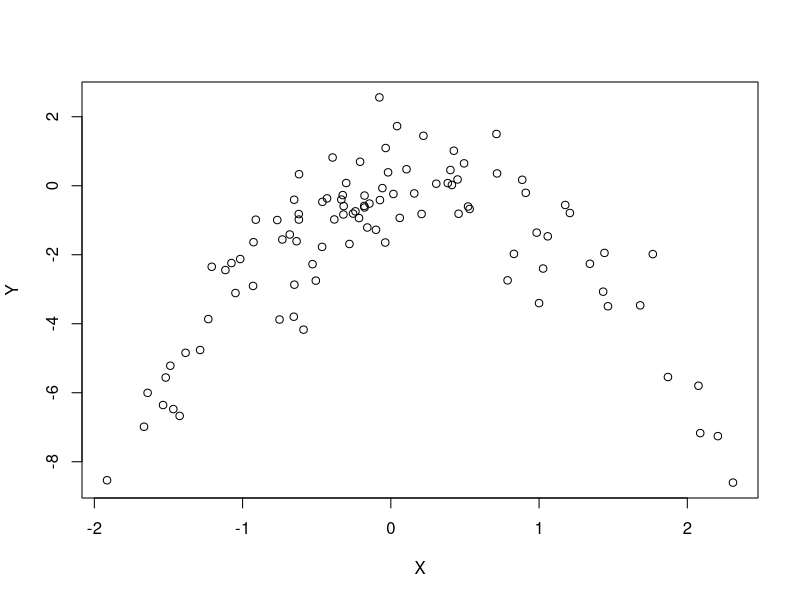

Here is the R script that generated this plot:
# Now we are going to perform a cross validation on a simulated dataset

## a)
# Generating dataset as follows
set.seed(1)
y = rnorm(100)
x = rnorm(100)

y = x-2*x^2+rnorm(100)
# Here n is 100 , number of observations and
# p is number of predictors, and p=2

## b)
plot(x,y,xlab = "X",ylab = "Y")
# It resembles a parabola

## c)
# setting a random seed
set.seed(42)
# loading the boot library which has cv.glm() function
library(boot)
?data.frame
datahere = data.frame(x,x^2,x^3,x^4,y)
names(datahere)
attach(datahere)

# Using different fits as specified in the example we are going to fit each model
# i)
# We are using linear regression here insted of logistic, this can be acheived by neglecting the binomial argument in the family.
glmfit1 = glm(formula = y~x,data = datahere)
glmfit1
cverror1 = cv.glm(data = datahere,glmfit = glmfit1)
names(cverror1)
# The LOOCV error is in the delta part of this cverror
cverror1$delta

# ii)
glmfit2 = glm(formula = y~x+x.2,data = datahere)
glmfit2
cverror2 = cv.glm(data = datahere,glmfit = glmfit2)
cverror2$delta

# iii)
glmfit3 = glm(formula = y~x+x.2+x.3,data = datahere)
glmfit3
cverror3 = cv.glm(data = datahere,glmfit = glmfit3)
cverror3$delta

# iv)
glmfit4 = glm(formula = y~x+x.2+x.3+x.4,data = datahere)
glmfit3
cverror4 = cv.glm(data = datahere,glmfit = glmfit4)
cverror4$delta

## d)
# Using another random seed
set.seed(27)

glmfit1 = glm(formula = y~x,data = datahere)
glmfit1
cverror1 = cv.glm(data = datahere,glmfit = glmfit1)
names(cverror1)
# The LOOCV error is in the delta part of this cverror
cverror1$delta

# ii)
glmfit2 = glm(formula = y~x+x.2,data = datahere)
glmfit2
cverror2 = cv.glm(data = datahere,glmfit = glmfit2)
cverror2$delta

# iii)
glmfit3 = glm(formula = y~x+x.2+x.3,data = datahere)
glmfit3
cverror3 = cv.glm(data = datahere,glmfit = glmfit3)
cverror3$delta

# iv)
glmfit4 = glm(formula = y~x+x.2+x.3+x.4,data = datahere)
glmfit3
cverror4 = cv.glm(data = datahere,glmfit = glmfit4)
cverror4$delta

# The results that we got in c are same as what we got in d
# the setting of seed affects whenever we are doing any random operation invovled
# Here we are using the randomness when we have generated the data.
# But after generating it we are using it to compute LOOCV
# in LOOCV we always use all the observations unlike K-fold wheere we split the observations randomly
# So the seed preferences doesn't matter when we are computing LOOCV


## e)
# In the models of c) we observed the lowest error for model ii)
# It is what we expect bccause that is what we have acutally given when we generated the y data from the x
# Although we have added another rnorm() in the y, it is for generating the errors that cannot be predicted by the model.


## f)
# Now using lm function to fit each of these models from i) to iv)
# i)
lmfit1 = lm(formula = y~x,data = datahere)
lmfit1
summary(lmfit1)

lmfit2 = lm(formula = y~x+x.2,data = datahere)
summary(lmfit2)

lmfit3 = lm(formula = y~x+x.2+x.3,data = datahere)
summary(lmfit3)

lmfit4 = lm(formula = y~x+x.2+x.3+x.4, data = datahere)
summary(lmfit4)

# In all the cases we have seen above only the coefficients of x and x.2 are seems to be significant with its pvalues being lesser than 0.05
# This agrees with our cross validation results which says that the model ii) has the least LOOCV error which resembles our true model.


